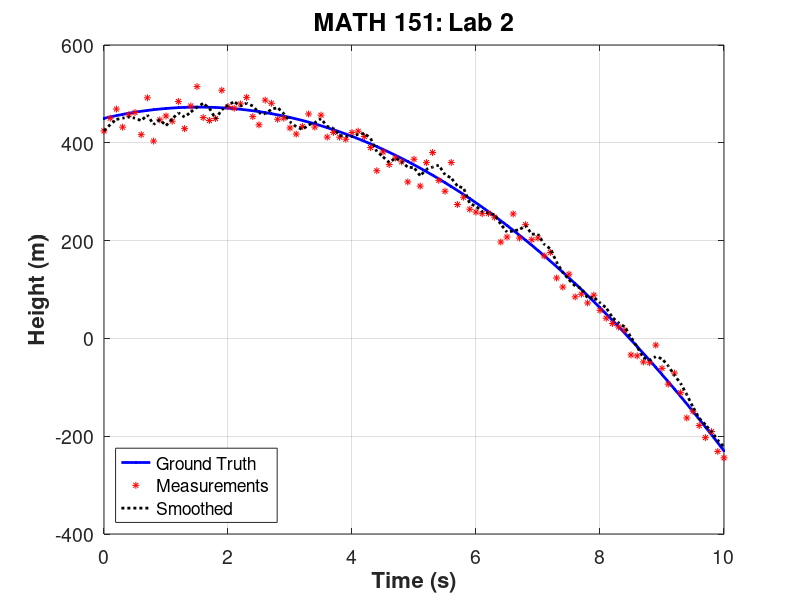

Recreate this plot in MATLAB.
%%%%%%%%%%%%%%%%%%%%%%%%%%%%%%%%%%%%%%%%%%%%%%%%%%%%%%%%%%%%%%%%%%%%%%%%%%%
% MATH_151_Lab2
%--------------------------------------------------------------------------
% C Rocheleau, Colorado State University
% 9/6/2023
%--------------------------------------------------------------------------
% Answer key for MATH-151 Lab 2 for the Fall 2023 semester
%%%%%%%%%%%%%%%%%%%%%%%%%%%%%%%%%%%%%%%%%%%%%%%%%%%%%%%%%%%%%%%%%%%%%%%%%%%

close all; clear all; clc;

%% Task 1: Moving Average

% Part a, let's generate and plot the ground truth
% Create our time vector
start_time = 0; end_time   = 10;
time_step  = 0.1;
time = start_time:time_step:end_time;

% Calculate and plot our ground truth
y = 450 + 30*time - 9.8*(time.^2); % Don't forget the .^
figure();
GTplot = plot(time, y, 'b.-','linewidth',2); % Store handle for legend (not needed)
hold on; 

% Part b, generate and plot noisy measurements
ytilde   = y + 25*randn(size(y));
Measplot = plot(time, ytilde,'r*','markersize',5); % plot big red stars

% Part c, Calculate Smoothed measurements and plot
ybar = zeros(1, length(y));
for n = 1:length(ybar)
    % Special cases for 1 and 2 before we have 3 points
    if n == 1
        ybar(n) = ytilde(n);
    elseif n == 2
        ybar(n) = (ytilde(n) + ytilde(n-1))/2;
    else
        % 3 point running average
        ybar(n) = (ytilde(n) + ytilde(n-1) + ytilde(n-2))/3;
    end
end
Smoothplot = plot(time, ybar, 'k:','linewidth',2); % plot wide black dotted line

% Part d, Labeling and Making it look good
grid on;                                              % Turn on Grid
set(gca,'fontsize',14)                                % Bigger font              
xlabel('Time (s)','fontweight','b','fontsize',16);    % Set x-axis label
ylabel('Height (m)','fontweight','b','fontsize',16);  % Set y-axis label
title('MATH 151: Lab 2','fontsize',18);               % Add title
% I go overboard on making sure my legends are correct, you don't need to
% do this much. I've just been bitten by mislabeled legends before and like
% to be very clear with Matlab what I want and expect.
legend([GTplot, Measplot, Smoothplot],{'Ground Truth','Measurements','Smoothed'},'location','SouthWest');
